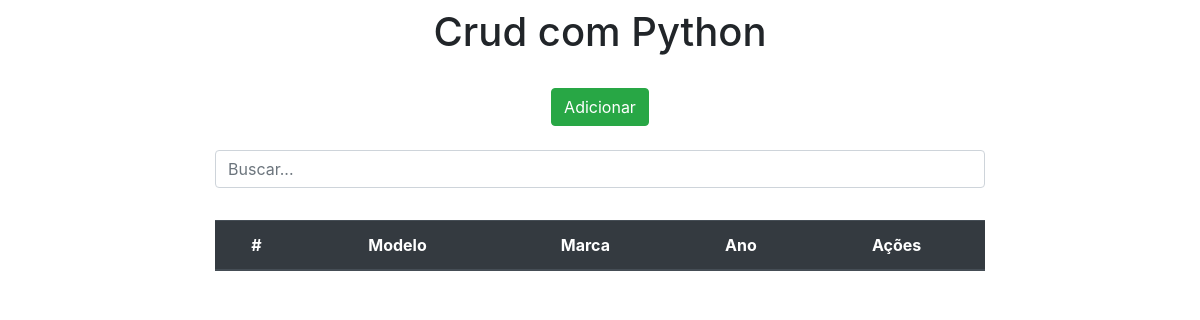
The app's page /, older data.
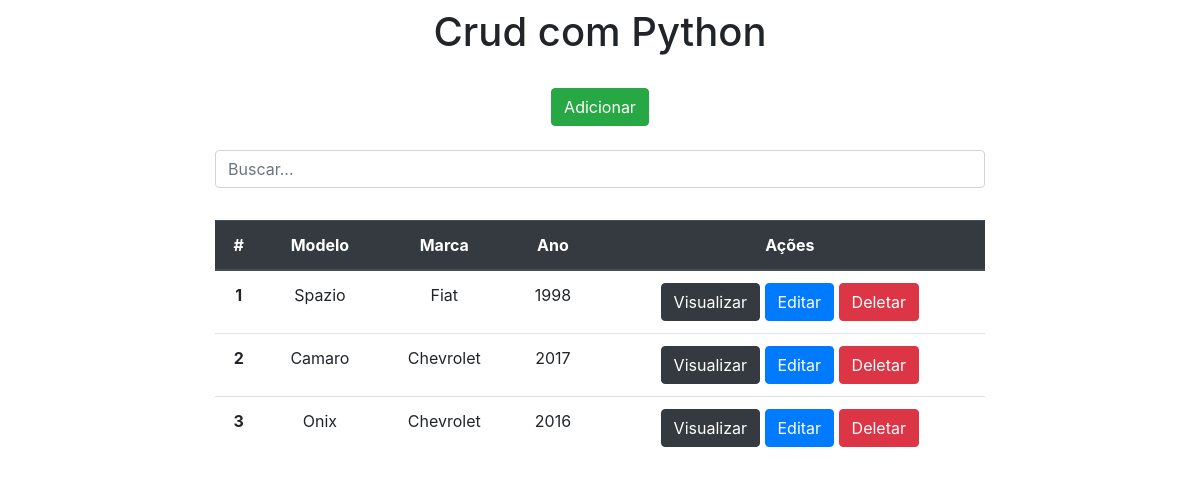
The same page, newer data.
### app/models.py (models this page shows)
class Carros(models.Model):
    modelo = models.CharField(max_length=150)
    marca = models.CharField(max_length=100)
    ano = models.IntegerField()

### app/views.py (the view)
# urls.py: 2. Add a URL to urlpatterns:  path('', views.home, name='home')
def home(request):
    data = {}
    search = request.GET.get('search')
    if search:
        data['db'] = Carros.objects.filter(modelo__icontains=search)
    else:
        data['db'] = Carros.objects.all()
    return render(request, 'index.html', data)
    return render(request, 'index.html', data)

### app/templates/index.html (shortened to what this page needs)
<!DOCTYPE html>
<html lang="pt-br">
<head>
    <link rel="stylesheet" href="https://stackpath.bootstrapcdn.com/bootstrap/4.4.1/css/bootstrap.min.css">
</head>
<body>
    <div class="col-8 m-auto pt-2 pb-2 text-center">
        <h1>Crud com Python</h1>
    </div>
    <div class="col-8 m-auto pt-3 pb-2 text-center">
        <a href="/form" class="btn btn-success">Adicionar</a>
    </div>
    <div class="col-8 m-auto pt-3 pb-2 text-center">
        <form method="get">
            <input type="text" id="search" name="search" class="form-control" placeholder="Buscar...">
        </form>
    </div>
    <div class="col-8 m-auto pt-4 pb-2 text-center">
        <table class="table">
          <thead class="thead-dark">
            <tr>
              <th scope="col">#</th>
              <th scope="col">Modelo</th>
              <th scope="col">Marca</th>
              <th scope="col">Ano</th>
              <th scope="col">Ações</th>
            </tr>
          </thead>
          <tbody>
             {% for dbs in db %}
               <tr>
                  <th>{{dbs.id}}</th>
                  <td>{{dbs.modelo}}</td>
                  <td>{{dbs.marca}}</td>
                  <td>{{dbs.ano}}</td>
                  <td>
                      <a href="/view/{{dbs.id}}/" class="btn btn-dark">Visualizar</a>
                      <a href="/edit/{{dbs.id}}/" class="btn btn-primary">Editar</a>
                      <a href="/delete/{{dbs.id}}/" class="btn btn-danger btnDel">Deletar</a>
                  </td>
                </tr>
              {% endfor %}
          </tbody>
        </table>
    </div>
    {% load static %}
</body>
</html>

Row changes from the older to the newer data that the page shows:
added Carros: id "1", modelo "Spazio", marca "Fiat", ano "1998"
added Carros: id "2", modelo "Camaro", marca "Chevrolet", ano "2017"
added Carros: id "3", modelo "Onix", marca "Chevrolet", ano "2016"
